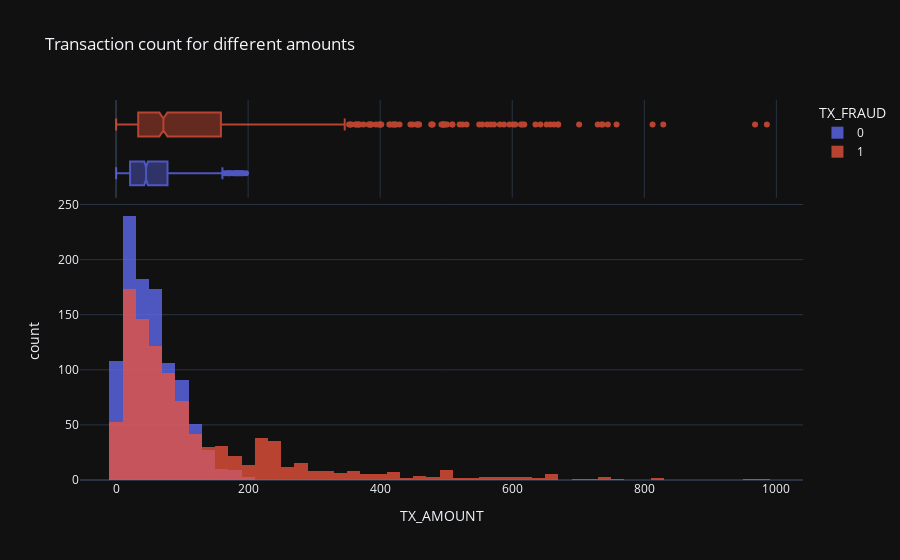

Notebook code cell kept with this figure:
### Code cell
df = pd.concat(
    [
        transactions_df[transactions_df["TX_FRAUD"] == 0].sample(1000, random_state=0),
        transactions_df[transactions_df["TX_FRAUD"] == 1].sample(1000, random_state=0),
    ]
)

fig = px.histogram(
    df,
    title="Transaction count for different amounts",
    x="TX_AMOUNT",
    color="TX_FRAUD",
    marginal="box",
)
fig.update_traces(opacity=0.75)
fig.update_layout(barmode="overlay")
fig.show()

### Figure 1 — Plotly figure (JSON) as saved in the notebook; plotly's stock layout.template omitted (floating-point values rounded to 4 significant figures; data arrays with more than 128 entries replaced by an {"elided": "..."} marker saying what was removed)
{"data": [{"alignmentgroup": "True", "bingroup": "x", "hovertemplate": "TX_FRAUD=0<br>TX_AMOUNT=%{x}<br>count=%{y}<extra></extra>", "legendgroup": "0", "marker": {"color": "#636efa", "pattern": {"shape": ""}}, "name": "0", "offsetgroup": "0", "orientation": "v", "showlegend": true, "x": {"elided": "1000 float values"}, "xaxis": "x", "yaxis": "y", "type": "histogram", "opacity": 0.75}, {"alignmentgroup": "True", "hovertemplate": "TX_FRAUD=0<br>TX_AMOUNT=%{x}<extra></extra>", "legendgroup": "0", "marker": {"color": "#636efa"}, "name": "0", "notched": true, "offsetgroup": "0", "showlegend": false, "x": {"elided": "1000 float values"}, "xaxis": "x2", "yaxis": "y2", "type": "box", "opacity": 0.75}, {"alignmentgroup": "True", "bingroup": "x", "hovertemplate": "TX_FRAUD=1<br>TX_AMOUNT=%{x}<br>count=%{y}<extra></extra>", "legendgroup": "1", "marker": {"color": "#EF553B", "pattern": {"shape": ""}}, "name": "1", "offsetgroup": "1", "orientation": "v", "showlegend": true, "x": {"elided": "1000 float values"}, "xaxis": "x", "yaxis": "y", "type": "histogram", "opacity": 0.75}, {"alignmentgroup": "True", "hovertemplate": "TX_FRAUD=1<br>TX_AMOUNT=%{x}<extra></extra>", "legendgroup": "1", "marker": {"color": "#EF553B"}, "name": "1", "notched": true, "offsetgroup": "1", "showlegend": false, "x": {"elided": "1000 float values"}, "xaxis": "x2", "yaxis": "y2", "type": "box", "opacity": 0.75}], "layout": {"xaxis": {"anchor": "y", "domain": [0.0, 1.0], "title": {"text": "TX_AMOUNT"}}, "yaxis": {"anchor": "x", "domain": [0.0, 0.7326], "title": {"text": "count"}}, "xaxis2": {"anchor": "y2", "domain": [0.0, 1.0], "matches": "x", "showticklabels": false, "showgrid": true}, "yaxis2": {"anchor": "x2", "domain": [0.7426, 1.0], "matches": "y2", "showticklabels": false, "showline": false, "ticks": "", "showgrid": false}, "legend": {"title": {"text": "TX_FRAUD"}, "tracegroupgap": 0}, "title": {"text": "Transaction count for different amounts"}, "barmode": "overlay"}}
